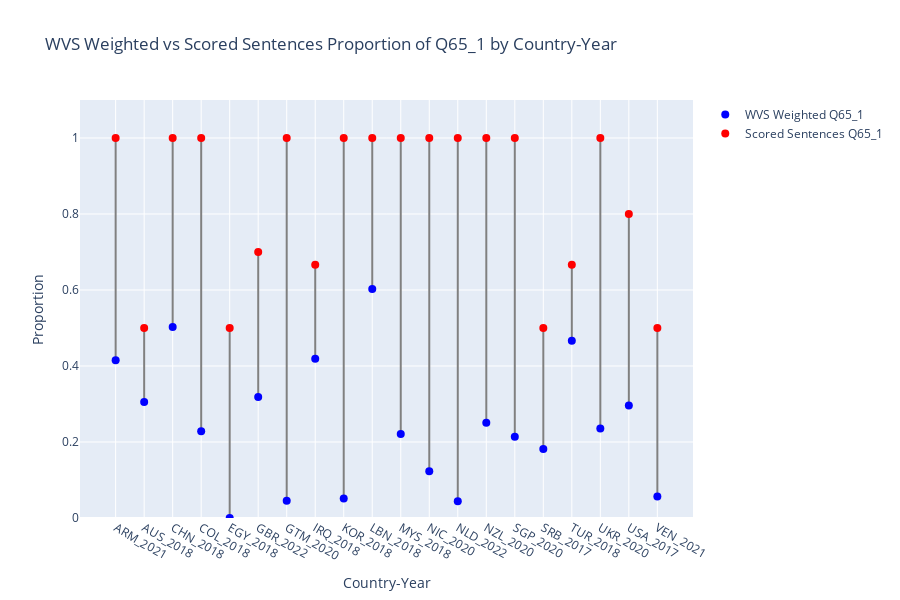

Source (notebook cell):
### Code cell
## (Visualization -III) ##

# This script compares proportions of a specific Q65 survey response between scored sentences and WVS data at the country-year level.
# It aggregates sentence counts and computes proportions per country-year in the scored predictions.
# It filters the WVS data to matching country-year pairs and computes weighted response proportions using survey weights.
# The code then merges both datasets and visualizes their proportions with connecting lines to compare distributions.
# The plot uses country-year labels on the x-axis and proportion values on the y-axis, with vertical lines visually highlighting differences between WVS survey and scored sentence proportions.
# Finally, it calculates and prints the Pearson correlation between the weighted WVS proportions and scored sentence proportions.

%run visualize_prop_diffs.py

### Figure 1 — Plotly figure (JSON) as saved in the notebook; plotly's stock layout.template omitted (floating-point values rounded to 4 significant figures)
{"data": [{"hoverinfo": "skip", "line": {"color": "gray"}, "mode": "lines", "showlegend": false, "type": "scatter", "x": ["ARM_2021", "ARM_2021"], "y": [0.4154, 1]}, {"hoverinfo": "skip", "line": {"color": "gray"}, "mode": "lines", "showlegend": false, "type": "scatter", "x": ["AUS_2018", "AUS_2018"], "y": [0.305, 0.5]}, {"hoverinfo": "skip", "line": {"color": "gray"}, "mode": "lines", "showlegend": false, "type": "scatter", "x": ["CHN_2018", "CHN_2018"], "y": [0.5026, 1]}, {"hoverinfo": "skip", "line": {"color": "gray"}, "mode": "lines", "showlegend": false, "type": "scatter", "x": ["COL_2018", "COL_2018"], "y": [0.2283, 1]}, {"hoverinfo": "skip", "line": {"color": "gray"}, "mode": "lines", "showlegend": false, "type": "scatter", "x": ["EGY_2018", "EGY_2018"], "y": [0, 0.5]}, {"hoverinfo": "skip", "line": {"color": "gray"}, "mode": "lines", "showlegend": false, "type": "scatter", "x": ["GBR_2022", "GBR_2022"], "y": [0.3181, 0.7]}, {"hoverinfo": "skip", "line": {"color": "gray"}, "mode": "lines", "showlegend": false, "type": "scatter", "x": ["GTM_2020", "GTM_2020"], "y": [0.04557, 1]}, {"hoverinfo": "skip", "line": {"color": "gray"}, "mode": "lines", "showlegend": false, "type": "scatter", "x": ["IRQ_2018", "IRQ_2018"], "y": [0.4192, 0.6667]}, {"hoverinfo": "skip", "line": {"color": "gray"}, "mode": "lines", "showlegend": false, "type": "scatter", "x": ["KOR_2018", "KOR_2018"], "y": [0.05141, 1]}, {"hoverinfo": "skip", "line": {"color": "gray"}, "mode": "lines", "showlegend": false, "type": "scatter", "x": ["LBN_2018", "LBN_2018"], "y": [0.6025, 1]}, {"hoverinfo": "skip", "line": {"color": "gray"}, "mode": "lines", "showlegend": false, "type": "scatter", "x": ["MYS_2018", "MYS_2018"], "y": [0.2209, 1]}, {"hoverinfo": "skip", "line": {"color": "gray"}, "mode": "lines", "showlegend": false, "type": "scatter", "x": ["NIC_2020", "NIC_2020"], "y": [0.1233, 1]}, {"hoverinfo": "skip", "line": {"color": "gray"}, "mode": "lines", "showlegend": false, "type": "scatter", "x": ["NLD_2022", "NLD_2022"], "y": [0.04382, 1]}, {"hoverinfo": "skip", "line": {"color": "gray"}, "mode": "lines", "showlegend": false, "type": "scatter", "x": ["NZL_2020", "NZL_2020"], "y": [0.2507, 1]}, {"hoverinfo": "skip", "line": {"color": "gray"}, "mode": "lines", "showlegend": false, "type": "scatter", "x": ["SGP_2020", "SGP_2020"], "y": [0.2137, 1]}, {"hoverinfo": "skip", "line": {"color": "gray"}, "mode": "lines", "showlegend": false, "type": "scatter", "x": ["SRB_2017", "SRB_2017"], "y": [0.1816, 0.5]}, {"hoverinfo": "skip", "line": {"color": "gray"}, "mode": "lines", "showlegend": false, "type": "scatter", "x": ["TUR_2018", "TUR_2018"], "y": [0.4663, 0.6667]}, {"hoverinfo": "skip", "line": {"color": "gray"}, "mode": "lines", "showlegend": false, "type": "scatter", "x": ["UKR_2020", "UKR_2020"], "y": [0.2358, 1]}, {"hoverinfo": "skip", "line": {"color": "gray"}, "mode": "lines", "showlegend": false, "type": "scatter", "x": ["USA_2017", "USA_2017"], "y": [0.2958, 0.8]}, {"hoverinfo": "skip", "line": {"color": "gray"}, "mode": "lines", "showlegend": false, "type": "scatter", "x": ["VEN_2021", "VEN_2021"], "y": [0.0563, 0.5]}, {"hovertemplate": "%{x}<br>WVS Weighted Proportion: %{y:.2f}<extra></extra>", "marker": {"color": "blue", "size": 8}, "mode": "markers", "name": "WVS Weighted Q65_1", "type": "scatter", "x": ["ARM_2021", "AUS_2018", "CHN_2018", "COL_2018", "EGY_2018", "GBR_2022", "GTM_2020", "IRQ_2018", "KOR_2018", "LBN_2018", "MYS_2018", "NIC_2020", "NLD_2022", "NZL_2020", "SGP_2020", "SRB_2017", "TUR_2018", "UKR_2020", "USA_2017", "VEN_2021"], "y": [0.4154, 0.305, 0.5026, 0.2283, 0.0, 0.3181, 0.04557, 0.4192, 0.05141, 0.6025, 0.2209, 0.1233, 0.04382, 0.2507, 0.2137, 0.1816, 0.4663, 0.2358, 0.2958, 0.0563]}, {"hovertemplate": "%{x}<br>Sentence Proportion: %{y:.2f}<extra></extra>", "marker": {"color": "red", "size": 8}, "mode": "markers", "name": "Scored Sentences Q65_1", "type": "scatter", "x": ["ARM_2021", "AUS_2018", "CHN_2018", "COL_2018", "EGY_2018", "GBR_2022", "GTM_2020", "IRQ_2018", "KOR_2018", "LBN_2018", "MYS_2018", "NIC_2020", "NLD_2022", "NZL_2020", "SGP_2020", "SRB_2017", "TUR_2018", "UKR_2020", "USA_2017", "VEN_2021"], "y": [1.0, 0.5, 1.0, 1.0, 0.5, 0.7, 1.0, 0.6667, 1.0, 1.0, 1.0, 1.0, 1.0, 1.0, 1.0, 0.5, 0.6667, 1.0, 0.8, 0.5]}], "layout": {"height": 600, "hovermode": "x unified", "title": {"text": "WVS Weighted vs Scored Sentences Proportion of Q65_1 by Country-Year"}, "xaxis": {"title": {"text": "Country-Year"}}, "yaxis": {"range": [0, 1.1], "title": {"text": "Proportion"}}}}
